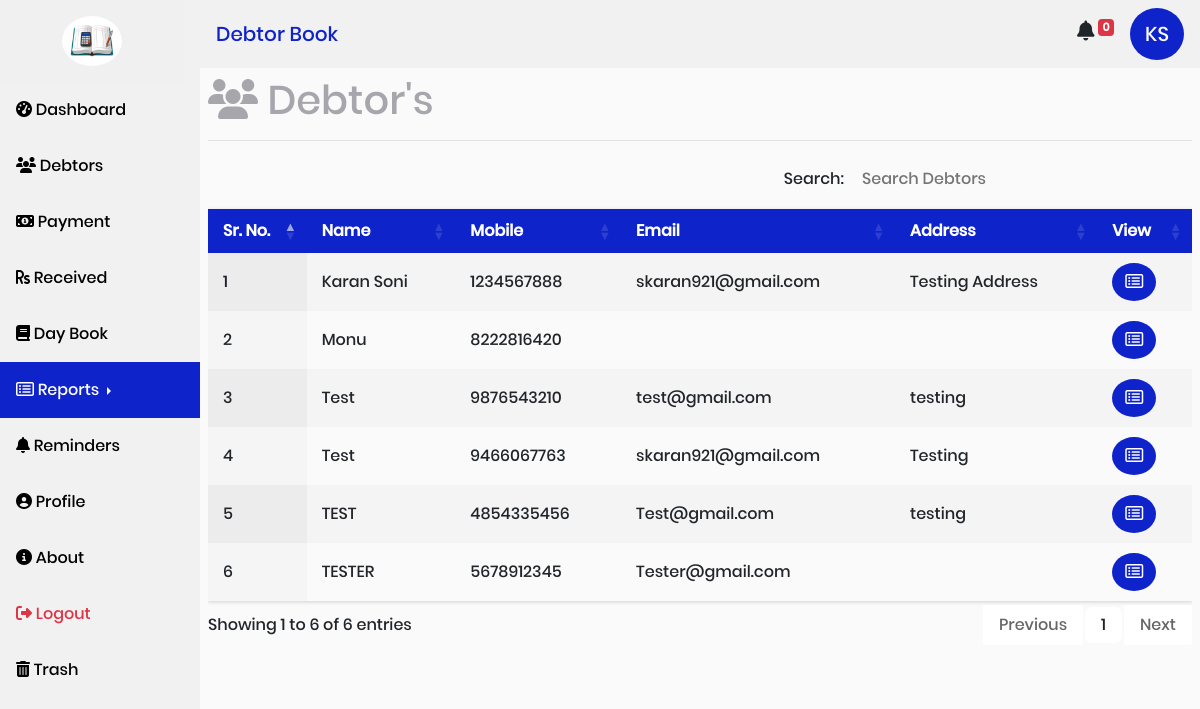
Page /user/reports/deborsWiseReport.php (signed in) on the committed database.
### tables this page shows
CREATE TABLE `users` (
  `USER_ID` int(11) NOT NULL AUTO_INCREMENT,
  `USER_FIRST_NAME` varchar(90) NOT NULL,
  `USER_LAST_NAME` varchar(90) NOT NULL,
  `USER_EMAIL` varchar(90) NOT NULL,
  `USER_MOBILE` varchar(20) NOT NULL,
  `USER_PASSWORD` varchar(90) NOT NULL,
  `USER_ADDRESS` text NOT NULL,
  `USER_CREATE_DATE` timestamp NOT NULL DEFAULT current_timestamp(),
  `USER_UPDATE_DATE` timestamp NOT NULL DEFAULT current_timestamp() ON UPDATE current_timestamp(),
  `USER_STATUS` int(11) NOT NULL DEFAULT 1,
  PRIMARY KEY (`USER_ID`)
);

CREATE TABLE `debtors` (
  `DEBTOR_ID` int(11) NOT NULL AUTO_INCREMENT,
  `DEBTOR_NAME` varchar(256) NOT NULL,
  `DEBTOR_MOBILE` varchar(20) NOT NULL,
  `DEBTOR_EMAIL` varchar(90) NOT NULL,
  `DEBTOR_ADDRESS` text NOT NULL,
  `USER_ID` int(11) NOT NULL,
  `DEBTOR_CREATE_DATE` timestamp NOT NULL DEFAULT current_timestamp(),
  `DEBTOR_UPDATE_DATE` timestamp NOT NULL DEFAULT current_timestamp() ON UPDATE current_timestamp(),
  `DEBTOR_STATUS` int(11) NOT NULL DEFAULT 1,
  PRIMARY KEY (`DEBTOR_ID`)
);

### api/User.php (called while the page is built, shortened)
<?php
class User
{
  private $conn;
  public function __construct($conn)
  {
    $this->conn = $conn;
  }
  public function getUserNameArray($userId)
  {
    $sql = "SELECT USER_FIRST_NAME,USER_LAST_NAME from users WHERE USER_ID='$userId'";
    $result = $this->conn->query($sql);
    return $result->fetch_assoc();
  }
  public function getTodaysReminderCount()
  {
    $userId = $_SESSION["user_auth_id"];
    $date = date("d-m");
    $sql = "SELECT count(*) as total FROM reminders WHERE USER_ID='$userId' AND REMINDER_STATUS='1'
       AND DATE_FORMAT(str_to_date(REMINDER_DATE, '%d-%m-%Y'),'%d-%m') = '$date' ORDER BY REMINDER_ID DESC";
    $result = $this->conn->query($sql);
    $rows = $result->fetch_all(MYSQLI_ASSOC);
    return $rows[0]["total"];
  }
}

### api/Debtors.php (called while the page is built, shortened)
<?php
class Debtors
{
    private $conn;
    public function __construct($conn)
    {
        $this->conn = $conn;
    }
    public function getActiveDebtors($userId = "")
    {
        if ($userId == "") $userId = $_SESSION["user_auth_id"];
        $sql = "SELECT * FROM debtors WHERE USER_ID='$userId' AND DEBTOR_STATUS='1' ORDER BY DEBTOR_NAME ASC";
        $result = $this->conn->query($sql);
        $rows = $result->fetch_all(MYSQLI_ASSOC);
        return $rows;
    }
}

### user/reports/deborsWiseReport.php (the view, shortened to what this page needs)
<!DOCTYPE html>
<html lang="en">
<head>
    <?php
     include "../../externalCss.php";
     include "../../datatableCss.php";
     include "../../api/db.php";
     include "../../api/User.php";
     $userId = $_SESSION["user_auth_id"];
     $user = new User($conn);
     $userNameArr =$user->getUserNameArray($userId);
     include("../../api/Debtors.php");
    ?>
</head>
<body>
        <?php include("../sideBar.php"); ?>
    <div class="sidebarContent">
             <?php include("../navBar.php"); ?>
            <div class="main p-2">
                  <h1 class="gray-text"> <i class="fa fa-users"></i> Debtor's</h1>
                  <hr/>
                  <div class="table-responsive">
                  <table class="table stripe display nowrap" id="debtorsTable">
                      <thead class="blue text-white">
                          <tr>
                              <th>Sr. No.</th>
                              <th>Name</th>
                              <th>Mobile</th>
                              <th>Email</th>
                              <th>Address</th>
                              <th>View</th>
                          </tr>
                      </thead>
                      <tbody>
                          <?php
                            include "../../api/db.php";
                            $debtor = new Debtors($conn);
                            $debtors = $debtor->getActiveDebtors();
                            $srNo =1;
                            foreach($debtors as $debtor){
                                $encryted_debtor_id = base64_encode($debtor['DEBTOR_ID']);
                                ?>
                              <tr class="p-4">
                                <td><?php echo $srNo; ?></th>
                                <td><?php echo $debtor['DEBTOR_NAME'];?></td>
                                <td><?php echo $debtor['DEBTOR_MOBILE'];?></td>
                                <td><?php echo $debtor['DEBTOR_EMAIL'];?></td>
                                <td><?php echo $debtor['DEBTOR_ADDRESS'];?></td>
                                <td>
                                    <a href="javascript:void(0)" class="btn rounded-circle blue text-white" onclick="window.open('./debtorReport.php?debtor=<?php echo $encryted_debtor_id;?>','_self')"> <i class="fa fa-list-alt"></i> </a>
                                </td>
                              </tr>
                                <?php
                                $srNo++;
                            }
                          ?>
                      </tbody>
                  </table>
                  </div>
            </div>
    </div>
</body>
</html>

### user/navBar.php
<nav class="navbar navbar-expand-lg navbar-light " style="background-color:#f1f1f1">
                    <a href="#" class="navbar-brand text-center">
                        <span class="blue-text">Debtor Book</span>
                    </a>
                <ul class="navbar-nav" style="margin-left:auto">
                    <li class="nav-item mr-3 mt-2" style="font-size:20px;cursor:pointer;">
                            <span class="fa fa-bell" onclick="window.open('http://localhost/DebtorBook/user/reminders/todaysReminder.php','_self')"></span><sup> <span class="badge badge-danger">
                            <?php
                               echo $user->getTodaysReminderCount();
                            ?></span> </sup>
                    </li>
                    <li class="nav-item">
                        <div class="rounded-circle" style="width:70;height:50;background-color:#0f23ca;color:#fafafa;padding: 1px 15px;line-height:50px;font-size:20px">
                        <?php echo $userNameArr["USER_FIRST_NAME"][0].$userNameArr["USER_LAST_NAME"][0] ?>
                        </div>
                    </li>
                </ul>
</nav>

### css/style.css (style rules this page uses)
body { padding: 0px; margin: 0px; font-family: "Poppins"; }
.blue { background-color: #0f23ca; }
.gray-text { color: #a7a6ac; }
.blue-text { color: #0f23ca; }
div.sidebarContent { margin-left: 200px; height: 100vh; max-height: 100vh; overflow: auto; background-color: #fafafa; transition: 0.5s ease-in-out; }
tbody tr td, thead tr th { text-align: left; }
.table td { vertical-align: middle !important; padding: 10px 15px !important; }
table.dataTable thead th, table.dataTable thead td { border: none !important; padding: 10px 15px !important; }
.table.dataTable.no-footer { border: none !important; box-shadow: 0px 1px 4px #d0d0d0; }
.table.dataTable .odd { background-color: #fafafa !important; border: none !important; }
.table.dataTable .even { border: none !important; }
table.dataTable.row-border tbody th, table.dataTable.row-border tbody td, table.dataTable.display tbody th, table.dataTable.display tbody td { border: none !important; }

### rows in the picture
users: USER_FIRST_NAME "K", USER_LAST_NAME "S"
debtors: DEBTOR_NAME "Karan Soni", DEBTOR_MOBILE "1234567888", DEBTOR_EMAIL "skaran921@gmail.com", DEBTOR_ADDRESS "Testing Address"
debtors: DEBTOR_NAME "Monu", DEBTOR_MOBILE "8222816420"
debtors: DEBTOR_NAME "Test", DEBTOR_MOBILE "9876543210", DEBTOR_EMAIL "test@gmail.com", DEBTOR_ADDRESS "testing"
debtors: DEBTOR_NAME "Test", DEBTOR_MOBILE "9466067763", DEBTOR_EMAIL "skaran921@gmail.com", DEBTOR_ADDRESS "Testing"
debtors: DEBTOR_NAME "TEST", DEBTOR_MOBILE "4854335456", DEBTOR_EMAIL "Test@gmail.com", DEBTOR_ADDRESS "testing"
debtors: DEBTOR_NAME "TESTER", DEBTOR_MOBILE "5678912345", DEBTOR_EMAIL "Tester@gmail.com"

### other values in the picture
$user->getTodaysReminderCount() "0"
